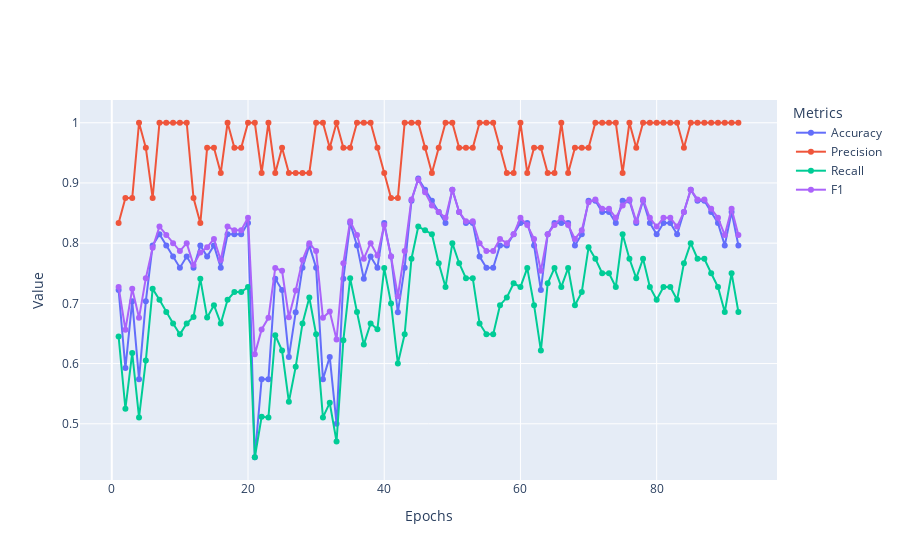

The notebook cell this image was saved under:
### Code cell
# In[31]:


accuracy = []
precision = []
recall = []
F1 = []

with open(os.path.join(my_model_directory, "epochs_valid_metrics.txt"), "r") as file1:
    for line in file1:
        lst = line.split()
        accuracy.append(float(lst[0]))
        precision.append(float(lst[1]))
        recall.append(float(lst[2]))
        F1.append(float(lst[3]))    


fig = go.Figure()
fig.add_trace(go.Scatter(x=t, y=accuracy,
                      mode='lines+markers',
                      name='Accuracy'))

fig.add_trace(go.Scatter(x=t, y=precision,
                      mode='lines+markers',
                      name='Precision'))
  
fig.add_trace(go.Scatter(x=t, y=recall,
                      mode='lines+markers',
                      name='Recall'))
                      
fig.add_trace(go.Scatter(x=t, y=F1,
                    mode='lines+markers',
                    name='F1'))
  
fig.update_layout(legend_title_text = "Metrics")
fig.update_xaxes(title_text="Epochs")
fig.update_yaxes(title_text="Value")

fig.show()
